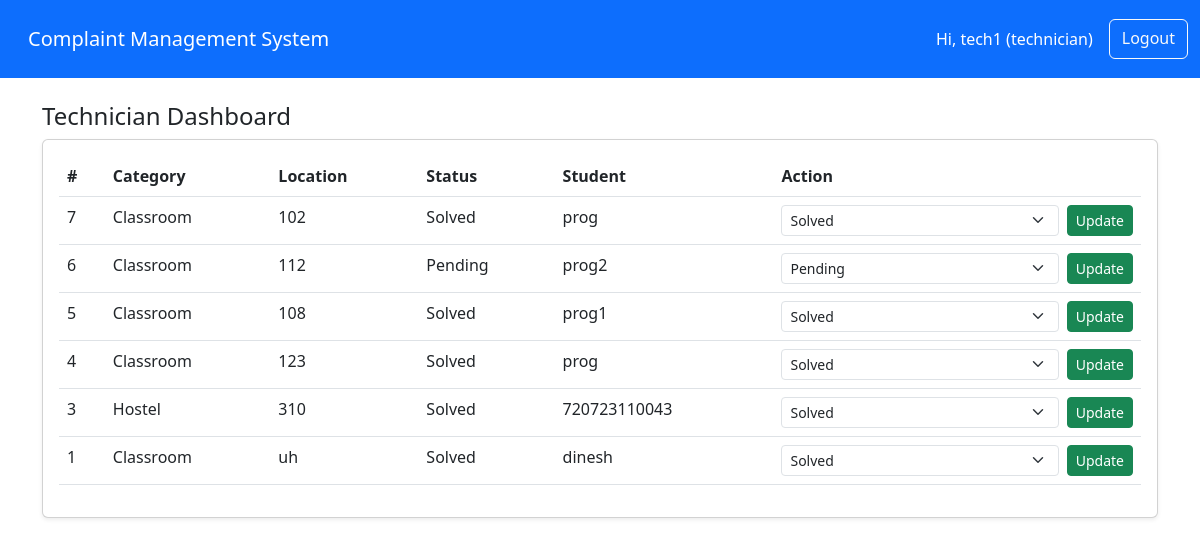
The app's page /technician/dashboard (signed in) with its own data.
### tables this page shows
CREATE TABLE complaints (
        id INTEGER PRIMARY KEY AUTOINCREMENT,
        student_id INTEGER NOT NULL,
        technician_id INTEGER,
        category TEXT NOT NULL,
        location TEXT,
        description TEXT,
        status TEXT DEFAULT 'Pending',
        created_at DATETIME DEFAULT CURRENT_TIMESTAMP,
        FOREIGN KEY(student_id) REFERENCES users(id),
        FOREIGN KEY(technician_id) REFERENCES users(id)
    );

CREATE TABLE users (
        id INTEGER PRIMARY KEY AUTOINCREMENT,
        username TEXT UNIQUE NOT NULL,
        password_hash TEXT NOT NULL,
        role TEXT NOT NULL CHECK(role IN ('admin','technician','student')),
        created_at DATETIME DEFAULT CURRENT_TIMESTAMP
    );

### app.py (the view)
@app.route('/technician/dashboard')
@login_required(role='technician')
def technician_dashboard():
    db = get_db()
    tech_id = session['user']
    cur = db.execute("""SELECT c.*, u.username as student_username
                        FROM complaints c
                        LEFT JOIN users u ON u.id = c.student_id
                        WHERE c.technician_id = ? ORDER BY c.created_at DESC""", (tech_id,))
    complaints = cur.fetchall()
    return render_template('technician_dashboard.html', complaints=complaints)

### app.py (called while the page is built)
def get_db():
    db = getattr(g, '_database', None)
    if db is None:
        db = g._database = sqlite3.connect(DATABASE)
        db.row_factory = sqlite3.Row
    return db

@app.teardown_appcontext
def close_connection(exception):
    db = getattr(g, '_database', None)
    if db is not None:
        db.close()

def login_required(role=None):
    def decorator(f):
        @wraps(f)
        def wrapped(*args, **kwargs):
            if 'user' not in session:
                return redirect(url_for('login'))
            if role and session.get('role') != role:
                flash("Unauthorized access", "danger")
                return redirect(url_for('login'))
            return f(*args, **kwargs)
        return wrapped
    return decorator

### templates/technician_dashboard.html (shortened to what this page needs)
{% extends 'layout.html' %}
{% block content %}
<h4>Technician Dashboard</h4>
<div class="card shadow-sm">
  <div class="card-body">
    {% if complaints %}
      <table class="table">
        <thead><tr><th>#</th><th>Category</th><th>Location</th><th>Status</th><th>Student</th><th>Action</th></tr></thead>
        <tbody>
        {% for c in complaints %}
          <tr>
            <td>{{ c['id'] }}</td>
            <td>{{ c['category'] }}</td>
            <td>{{ c['location'] }}</td>
            <td>{{ c['status'] }}</td>
            <td>{{ c['student_username'] }}</td>
            <td>
              <form method="post" action="{{ url_for('update_status') }}" class="d-flex">
                <select name="status" class="form-select form-select-sm me-2">
                  <option {% if c['status']=='Pending' %}selected{% endif %}>Pending</option>
                  <option {% if c['status']=='Solved' %}selected{% endif %}>Solved</option>
                </select>
                <button class="btn btn-sm btn-success">Update</button>
              </form>
            </td>
          </tr>
        {% endfor %}
        </tbody>
      </table>
    {% else %}
      <p class="text-muted">No complaints assigned.</p>
    {% endif %}
  </div>
</div>
{% endblock %}

### templates/layout.html (shortened to what this page needs)
<!doctype html>
<html lang="en">
  <head>
    <link href="https://cdn.jsdelivr.net/npm/bootstrap@5.3.0/dist/css/bootstrap.min.css" rel="stylesheet">
  </head>
  <body>
    <nav class="navbar navbar-expand-lg navbar-dark bg-primary">
      <div class="container-fluid">
        <a class="navbar-brand p-3" href="#">Complaint Management System</a>
        <div class="d-flex">
          {% if session.get('username') %}
            <span class="navbar-text me-3 text-white">Hi, {{ session.get('username') }} ({{ session.get('role') }})</span>
            <a class="btn btn-outline-light" href="{{ url_for('logout') }}">Logout</a>
          {% else %}
            <a class="btn btn-outline-light " href="{{ url_for('login') }}">Login</a>
          {% endif %}
        </div>
      </div>
    </nav>
    <div class="container mt-4">
      {% block content %}{% endblock %}
    </div>
  </body>
</html>

### records on screen
complaints: id "7", category "Classroom", location "102", status "Solved", student_username "prog"
complaints: id "6", category "Classroom", location "112", status "Pending", student_username "prog2"
complaints: id "5", category "Classroom", location "108", status "Solved", student_username "prog1"
complaints: id "4", category "Classroom", location "123", status "Solved", student_username "prog"
complaints: id "3", category "Hostel", location "310", status "Solved", student_username "720723110043"
complaints: id "1", category "Classroom", location "uh", status "Solved", student_username "dinesh"

### other values on screen
{{ session.get('username') }} "tech1"
{{ session.get('role') }} "technician"
